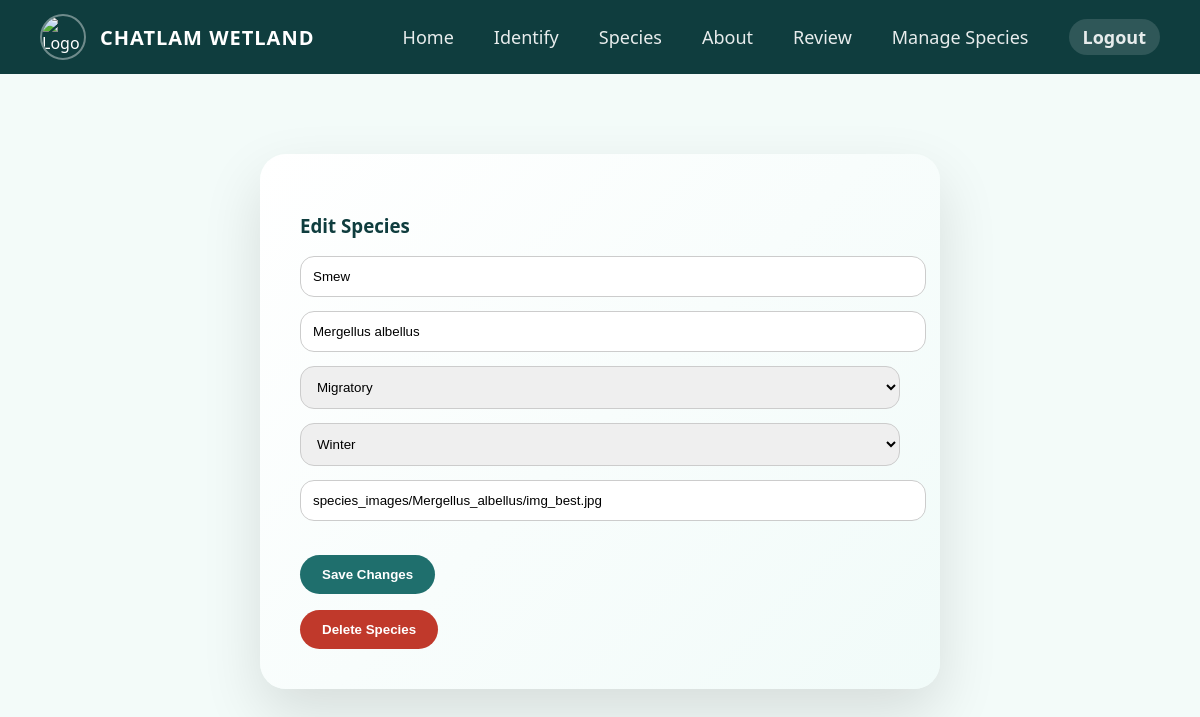
/admin/species/edit/1 (signed in), run on the app's committed database.
### tables this page shows
CREATE TABLE species (
    id INTEGER PRIMARY KEY AUTOINCREMENT,
    common_name TEXT,
    scientific_name TEXT,
    status TEXT,
    season TEXT,
    description TEXT
, image TEXT);

### web/app.py (the view, shortened to what this page needs)
@app.route("/admin/species/edit/<int:species_id>", methods=["GET", "POST"])
@admin_required
def edit_species(species_id):
    if not session.get("admin_logged_in"):
        return redirect("/admin/login")
    conn = sqlite3.connect(DB_PATH)
    conn.row_factory = sqlite3.Row
    c = conn.cursor()
    c.execute("SELECT * FROM species WHERE id = ?", (species_id,))
    bird = c.fetchone()
    conn.close()
    return render_template("admin_edit_species.html", bird=bird)

### web/app.py (called while the page is built)
def admin_required(f):
    @wraps(f)
    def wrapper(*args, **kwargs):
        if not session.get("admin_logged_in"):
            return redirect(url_for("admin_login"))
        return f(*args, **kwargs)
    return wrapper

### web/templates/admin_edit_species.html (shortened to what this page needs)
{% extends "base.html" %}
{% block content %}
<div class="edit-box">
    <h3>Edit Species</h3>
    <form method="POST">
        <input name="common_name"
               value="{{ bird.common_name }}"
               required>
        <input name="scientific_name"
               value="{{ bird.scientific_name }}"
               required>
        <select name="status">
            <option selected>{{ bird.status }}</option>
        </select>
        <select name="season">
            <option selected>{{ bird.season }}</option>
        </select>
        <input name="image"
               placeholder="Paste image path here"
               value="{{ bird.image or '' }}">
        <div style="display:flex; gap:16px; margin-top:20px; flex-wrap:wrap;">
            <button type="submit"
                    style="
                        background:#1f6f6d;
                        color:white;
                        padding:12px 22px;
                        border:none;
                        border-radius:22px;
                        cursor:pointer;
                        font-weight:600;
                    ">
                Save Changes
            </button>
        </div>
    </form>
    <form method="POST"
          action="/admin/species/delete/{{ bird.id }}"
          onsubmit="return confirm('Are you sure you want to delete this species? This action cannot be undone.');"
          style="margin-top:16px;">
        <button type="submit"
                style="
                    background:#c0392b;
                    color:white;
                    padding:12px 22px;
                    border:none;
                    border-radius:22px;
                    cursor:pointer;
                    font-weight:600;
                ">
            Delete Species
        </button>
    </form>
</div>
{% endblock %}

### web/templates/base.html (style rules this page uses)
body { margin: 0; font-family: "Segoe UI", system-ui, sans-serif; background: #f3fbf9; color: #0f3d3e; }
h1, h2, h3 { color: #0f3d3e; }

### web/templates/admin_edit_species.html (style rules this page uses)
.edit-box { max-width: 600px; margin: 80px auto; padding: 40px; border-radius: 26px; background: linear-gradient(135deg, #ffffff, #f1fbf9); box-shadow: 0 25px 60px rgba(0,0,0,0.12); }
.edit-box input, .edit-box select { width: 100%; padding: 12px; margin-bottom: 14px; border-radius: 14px; border: 1px solid #ccc; }
.edit-box button { padding: 12px 22px; border-radius: 20px; background: #1f6f60; color: white; font-weight: bold; border: none; cursor: pointer; }

### data on the page
species: common_name "Smew", scientific_name "Mergellus albellus", status "Migratory", season "Winter", image "species_images/Mergellus_albellus/img_best.jpg"
